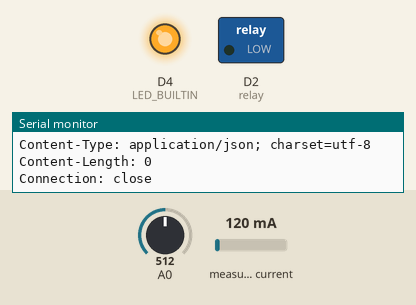
Simulated run of this program. Board: ESP8266 (Wemos D1 mini). Parts: switched loads named in the program (green lamp = pin HIGH), output pins drawn as LEDs (lit = HIGH, except the on-board LED, lit = LOW), the last lines printed to the serial monitor. Inputs (shaded band) come from the test bench; at power-on: A0 = 512, measured current 120 mA. WiFi joins after 1.5 s; servers stay silent unless stated; uploads are accepted with an empty reply.

Above: at 3.2 s.
At 5.2 s:
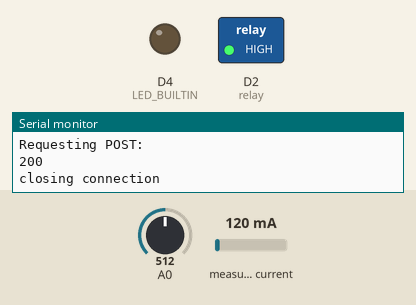
Timing chart, 0 to 6.1 s (numbered marks = the images above):
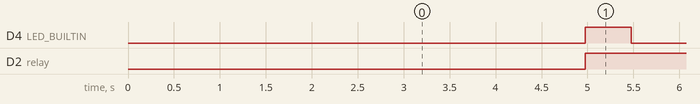

The program:

main.cpp
```cpp
/*программа датчика на ESP12 тока сети  и включения реле*/
#include <Arduino.h>
#include <Arduino.h>
#include "ACS712.h"
#include <ESP8266WiFi.h>
#include <ESP8266HTTPClient.h>
#include <WiFiClient.h>

const char* ssid     = "Keenetic-6756"; //для теста
const char* password = "03403blo";

#define DEBUG

#define relay D2
ACS712 sensor(ACS712_20A, A0);

String PostData(String);
String PostData(String ,String );
String GetData(String getHost, String getUrl,int  getHttpPort);
String GetData(String getHost, String getUrl);
void   SerialPrint(String str);

void setup() {
  Serial.begin(9600);

  //подключение к WIFI
  Serial.print("\n\rConnecting to "+ String(ssid));
  WiFi.mode(WIFI_STA);
  WiFi.begin(ssid, password);

 while (WiFi.status() != WL_CONNECTED) {
    delay(500);
    Serial.print(".");
  }
  SerialPrint("\n\rWiFi connected\n\rstart");

  //настройка портов
  pinMode(LED_BUILTIN,1);
  pinMode(A0,0);
  pinMode(relay,1);
  int zero = sensor.calibrate();
  SerialPrint("Done! c="+String(zero));

}


void loop() {
  String host = "pmelikov.ru";
  String url = "46050/php/status.php";
  digitalWrite(LED_BUILTIN,0);

  //считывае показания тока
  String str1=String((float)analogRead(A0));
  String Current = String(sensor.getCurrentDC());
  SerialPrint("A = "+ Current);
  SerialPrint("Requesting GET:");
  String gstr = GetData(host,url);
  if(gstr!=(String)NULL)  SerialPrint(gstr);
  else                    SerialPrint("ERROR");

  delay(500);
  //отправляем показания тока
  SerialPrint("Requesting POST:");
  SerialPrint(PostData(host+url,Current));

  //считываем статус реле
  String getStr = GetData(host, url);
  int relauIndex = getStr.indexOf("relau1:");
  if(getStr[relauIndex+8]==1) digitalWrite(relay,0);
  else                        digitalWrite(relay,1);

  SerialPrint("closing connection");
  digitalWrite(LED_BUILTIN,1);
  delay(500);
}

//////////////////////////////////////////////////

///принимает адрес и данные для передачи и возвращает статус передачи (200 -- успешно)
String PostData(String data){
  HTTPClient http;
  http.begin("http://pmelikov.ru:46050/php/buttons.php");
  http.addHeader("Content-Type","text/plain");
  int httpCode = http.POST(data);
  String payLoad= http.getString();

  http.end();
  return String(httpCode)+" "+payLoad;
}

///принимает адрес и данные для передачи и возвращает статус передачи (200 -- успешно)
String PostData(String hosturl,String data){
  HTTPClient http;
  http.begin(hosturl);
  http.addHeader("Content-Type","text/plain");
  int httpCode = http.POST(data);
  String payLoad= http.getString();

  http.end();
  return String(httpCode)+" "+payLoad;
}

///принимает адрес и возвращает принятые данные
String GetData(String getHost, String getUrl,int  getHttpPort){
  WiFiClient client;

  if (!client.connect(getHost, getHttpPort)) {
    return (String)NULL;
  }
  // отправляем запрос на сервер
  client.print(String("GET ")+getUrl+" HTTP/1.1\r\nHost: "+getHost+"\r\nConnection: close\r\n\r\n");
  client.flush();
  String str = client.readString();

  client.stop();
  delay(100);
  if (client.connected()) {
    client.stop();
  }
  return str;
}

String GetData(String getHost, String getUrl){

  return GetData( getHost,  getUrl,80);
}

void SerialPrint(String str){
  #ifdef DEBUG
    Serial.println(str);
  #endif
}
```

Measured:
- by itself, D4 (LED_BUILTIN): alternates HIGH for 0.50 s and LOW for 3.5 s
- by itself, D2 (relay): LOW → HIGH at 5.0 s
